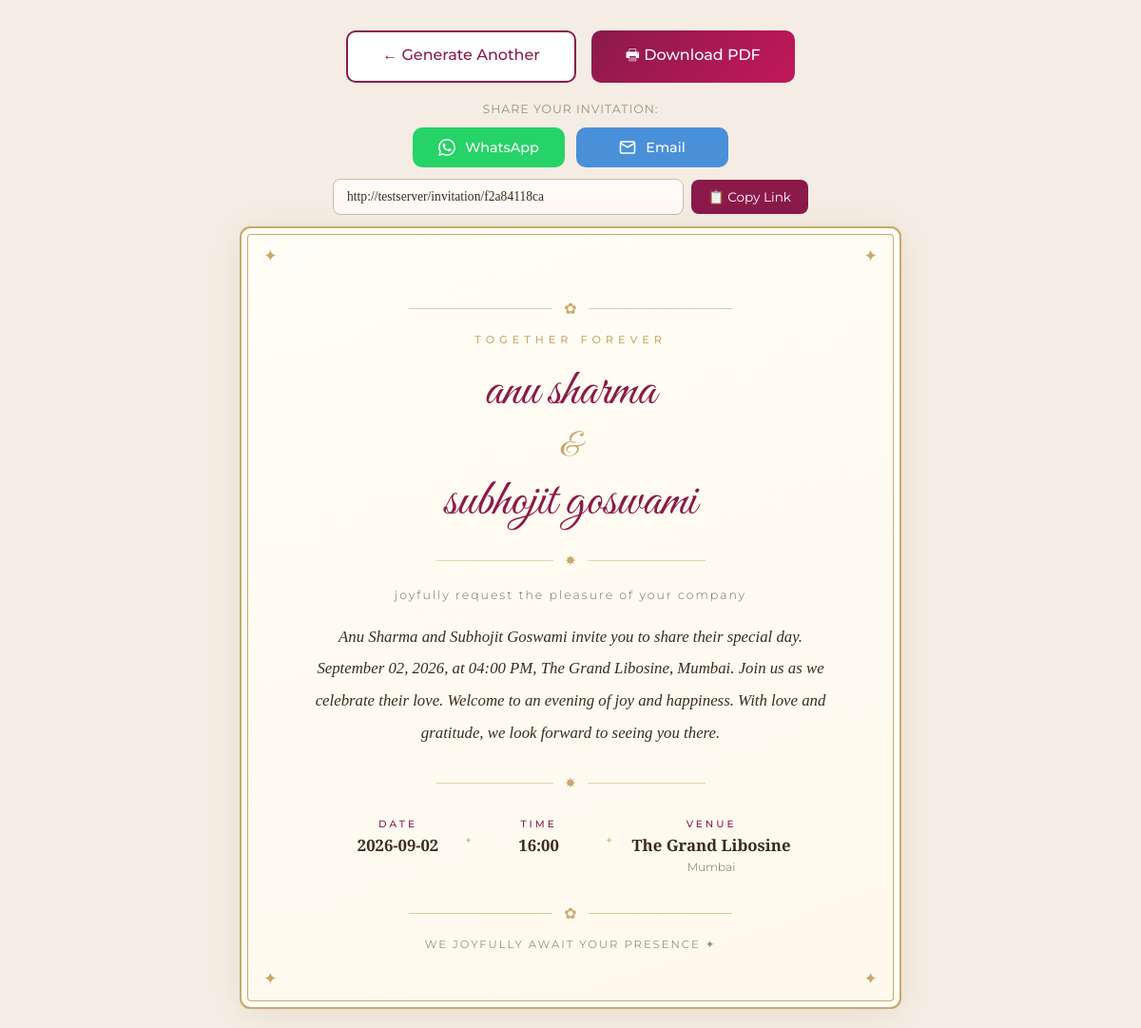
Page /invitation/f2a84118ca on the committed database.
### app.py (models this page shows)
class Invitation(db.Model):
    id              = db.Column(db.Integer, primary_key=True)
    share_id        = db.Column(db.String(12), unique=True, nullable=False)
    bride_name      = db.Column(db.String(100))
    groom_name      = db.Column(db.String(100))
    wedding_date    = db.Column(db.String(20))
    ceremony_time   = db.Column(db.String(10))
    venue_name      = db.Column(db.String(200))
    venue_city      = db.Column(db.String(100))
    style           = db.Column(db.String(20))
    card_design     = db.Column(db.String(30))
    guest_priority  = db.Column(db.String(20))
    special_msg     = db.Column(db.Text)
    invitation_text = db.Column(db.Text)
    ceremonies_json = db.Column(db.Text)       # stored as JSON string
    created_at      = db.Column(db.DateTime, default=datetime.utcnow)

### app.py (the view)
@app.route("/invitation/<share_id>")
def view_invitation(share_id):
    inv = Invitation.query.filter_by(share_id=share_id).first()
    if not inv:
        abort(404)
    details    = invitation_to_details(inv)
    share_link = request.url
    whatsapp_url, email_url = build_share_urls(inv, share_link)
    template = get_card_template(details.get("card_design", "royal_gold"))
    return render_template(
        template,
        details=details,
        invitation_text=inv.invitation_text,
        ai_error=None,
        share_link=share_link,
        whatsapp_url=whatsapp_url,
        email_url=email_url
    )

### app.py (called while the page is built)
def get_card_template(card_design):
    return CARD_TEMPLATES.get(card_design, "invitation.html")

def build_share_urls(inv, share_link):
    bride = inv.bride_name
    groom = inv.groom_name
    date  = inv.wedding_date
    venue = inv.venue_name
    city  = inv.venue_city
    share_text = (
        f"You're invited! {bride} & {groom} are getting married!\n"
        f"Date: {date}\n"
        f"Venue: {venue}, {city}\n\n"
        f"View the full invitation card here:\n{share_link}"
    )
    whatsapp_url = (
        f"https://wa.me/?text={urllib.parse.quote(share_text)}"
    )
    email_subject = f"Wedding Invitation — {bride} & {groom}"
    email_url = (
        f"mailto:?subject={urllib.parse.quote(email_subject)}"
        f"&body={urllib.parse.quote(share_text)}"
    )
    return whatsapp_url, email_url

### templates/invitation.html (shortened to what this page needs)
<!DOCTYPE html>
<html lang="en">
<head>
    <link rel="stylesheet" href="{{ url_for('static', filename='css/style.css') }}">
    <link rel="stylesheet" href="{{ url_for('static', filename='css/invitation.css') }}">
</head>
<body class="invitation-page">
<div class="inv-page-wrapper">
  {% if ai_error %}
  <div class="container">
    <div class="error-box">
      <p><strong>AI generation failed.</strong></p>
      <p style="font-size:0.9rem;margin-top:6px;">{{ ai_error }}</p>
    </div>
    <div style="text-align:center;margin-top:20px;">
      <a href="/" class="back-btn">&#8592; Try Again</a>
    </div>
  </div>
  {% else %}
  <div class="inv-top-actions">
    <a href="/" class="inv-btn-secondary">&#8592; Generate Another</a>
    <button onclick="downloadAsPDF()" class="inv-btn-primary">&#128438; Download PDF</button>
  </div>
  <div class="inv-share-row">
    <p class="share-label">Share your invitation:</p>
    <div class="share-buttons">
      <a href="{{ whatsapp_url }}" target="_blank" class="share-btn whatsapp-btn">
        WhatsApp
      </a>
      <a href="{{ email_url }}" class="share-btn email-btn">
        <svg width="18" height="18" viewBox="0 0 24 24" fill="none"
             stroke="currentColor" stroke-width="2">
          <path d="M4 4h16c1.1 0 2 .9 2 2v12c0 1.1-.9 2-2 2H4c-1.1 0-2-.9-2-2V6c0-1.1.9-2 2-2z"/>
          <polyline points="22,6 12,12 2,6"/>
        </svg>
        Email
      </a>
    </div>
    {% if share_link %}
    <div class="share-link-box">
      <input type="text" value="{{ share_link }}" id="share-link-input" readonly>
      <button onclick="copyLink()" class="copy-btn" id="copy-btn">&#128203; Copy Link</button>
    </div>
    {% endif %}
  </div>
  <div class="inv-card design-{{ details.card_design | default('royal_gold') | replace('_','-') }}">
    <div class="corner corner-tl">&#10022;</div>
    <div class="corner corner-tr">&#10022;</div>
    <div class="corner corner-bl">&#10022;</div>
    <div class="corner corner-br">&#10022;</div>
    <div class="inv-header-decor">
      <span class="decor-line"></span>
      <span class="decor-icon">&#10047;</span>
      <span class="decor-line"></span>
    </div>
    <p class="inv-together">Together Forever</p>
    <h1 class="inv-couple-names">
      {{ details.bride_name }}
      <span class="inv-ampersand">&amp;</span>
      {{ details.groom_name }}
    </h1>
    <div class="inv-divider">
      <span class="div-line"></span>
      <span class="div-flower">&#10040;</span>
      <span class="div-line"></span>
    </div>
    <p class="inv-request">joyfully request the pleasure of your company</p>
    <div class="inv-body-text">{{ invitation_text }}</div>
    <div class="inv-divider" style="margin:28px auto;">
      <span class="div-line"></span>
      <span class="div-flower">&#10040;</span>
      <span class="div-line"></span>
    </div>
    <div class="inv-details-grid">
      <div class="inv-detail-item">
        <span class="inv-detail-label">Date</span>
        <span class="inv-detail-value">{{ details.wedding_date }}</span>
      </div>
      {% if details.ceremony_time %}
      <div class="inv-detail-divider">&#10022;</div>
      <div class="inv-detail-item">
        <span class="inv-detail-label">Time</span>
        <span class="inv-detail-value">{{ details.ceremony_time }}</span>
      </div>
      {% endif %}
      <div class="inv-detail-divider">&#10022;</div>
      <div class="inv-detail-item">
        <span class="inv-detail-label">Venue</span>
        <span class="inv-detail-value">{{ details.venue_name }}</span>
        <span class="inv-detail-sub">{{ details.venue_city }}</span>
      </div>
    </div>
    <div class="inv-header-decor" style="margin-top:32px;">
      <span class="decor-line"></span>
      <span class="decor-icon">&#10047;</span>
      <span class="decor-line"></span>
    </div>
    <p class="inv-rsvp">We joyfully await your presence &#10022;</p>
  </div>
  {% endif %}
</div>
</body>
</html>

### static/css/style.css (style rules this page uses)
* { margin:0; padding:0; box-sizing:border-box; }
body { font-family: Georgia, serif; background:#fdf6f0; color:#3d2b1f; min-height:100vh; }
h1 { font-size:2.2rem; color:#8b1a4a; margin-bottom:10px; }
input[type=text], input[type=date], input[type=time], textarea { width:100%; padding:10px 14px; border:1.5px solid #d4b8a8; border-radius:8px; font-size:0.95rem; font-family:inherit; background:#fffaf7; color:#3d2b1f; transition:border-color 0.2s; outline:none; }

### rows in the picture
Invitation: bride_name "anu sharma", groom_name "subhojit goswami", invitation_text "Anu Sharma and Subhojit Goswami invite you to share their special day. September 02, 2026, at 04:00 PM, The Grand Libosine, Mumbai. Join us as we celebrate their love. Welcome to an evening of joy and happiness. With love and gratitude, we look forward to seeing you there.", wedding_date "2026-09-02", ceremony_time "16:00", venue_name "The Grand Libosine", venue_city "Mumbai"
